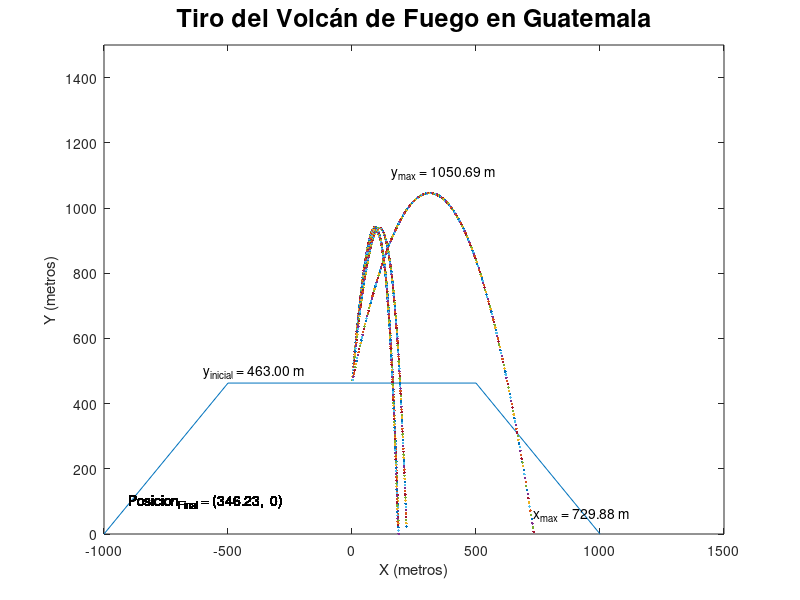

This chart was generated by the following MATLAB code:
close all
clear
clc

g = -9.8; % gravedad m/s² 
m = 10.68; % masa kg 
% r = 1.25 (f vol esfera) 
b= 0.47; 

for i = 1:4
    x(i, 1) = 0; 
    y(i, 1) = 463; 
    angulo(i) = 75 + rand(1) * 10; 
    vi(i) = 111.111 + rand(1) * 2; % 111.111
    vx(i, 1) = vi(i) * cosd(angulo(i));
    vy(i, 1) = vi(i) * sind(angulo(i));
    
end

for k = 1:1
    x(k, 1) = 0; 
    y(k, 1) = 463; 
    angulo(k) = 75; 
    vi(k) = 111.111; % 111.111
    vx(k, 1) = vi(k) * cosd(angulo(k));
    vy(k, 1) = vi(k) * sind(angulo(k));
    ymax = vi(k)^2 * sind(angulo(k)) ^ 2/abs(2*g); % -g 
    xmax = vi(k)^2* sind(2 * angulo(k)) ^ 2 / abs(g);
end 
%------------------
ti = 0; % tiempo inicial 
tf = (2 * vi(i) * sind(angulo(i))/abs(g)) + abs(sqrt(2 * y(i, 1) / g)); % tiempo final 
N = 350; % no. de pasos 
dt = (tf-ti)/N; % % tiempo sobre el numero de pasos 
disp(dt)
vf = sqrt(vx(i).^2 + vy(i).^2);
%------------------


% volcan 
triangX = [-1000 -500 500 1000]; % volcano  
triangY = [0 463 463 0];
plot(triangX, triangY);

% titulo y subtitulo 
texttitle = sprintf("Tiro del Volcán de Fuego en Guatemala");
titulo = title(texttitle, 'interpreter', 'tex');
set(titulo, "fontsize", 18); 

ylim([0,inf])
figure(1) 
hold on
% set(gcf,'position',[1000,1000,1000,1000])
text_xmax = sprintf("x_{max} = %.2f m", 2 * xmax(k) + 100);
text(2 * xmax(k) + 100, 0.1 * ymax(k), text_xmax)
text_ymax = sprintf("y_{max} = %.2f m", ymax(k) + 463);
text(xmax(k) / 2, (1.1 * ymax(k)) + 463, text_ymax)

tb = (2 * vi(k) * sind(angulo(k))/abs(g)) + abs(sqrt(2 * y(k) / g))/2; % tiempo final 
% text_tf = sprintf("t_{final} = %.2f m", tb);
% text(2 * xmax(k) + 100, ymax(k) + 20, text_tf)


disp(tb);


text_altura = sprintf("y_{inicial} = %.2f m", 463);
text(-600, 500, text_altura) % specific altitude


xlabel("X (metros)");
ylabel("Y (metros)");
axis([-1000 1500 0 1500])



t(1)  = ti;
for n = 1:N
  t(n+1)= ti + n*dt;
  
  for i = 1:4
  vx(i, n+1)=vx(i,n) * (1-b*dt/m);
  vy(i, n+1)=vy(i,n)*(1-b*dt/m)+g*dt;
  x(i, n+1) = x(i,n) + vx(i,n+1)*dt;
  y(i, n+1) = y(i,n) + vy(i,n+1)*dt;

  xplot = x(i, n+1);
  yplot = y(i, n+1);
  %symbol = text(xplot ,yplot, "." );
  pause(0.00000000000000000001);
  plot(xplot,yplot, ".");

  
  %delete(symbol); 
  if yplot <= 10
      disp(yplot);
      disp(xplot);
        text_tfinal = sprintf("Posicion_{Final} = (%.2f, %2.f)", 346.2321, 0);
        f = text(- 900, 100, text_tfinal);
      break; 
        
  end

  end 

  for k = 1:1 
  vx(k, n+1)=vx(k, n)*(1-0*dt/m);
  vy(k, n+1)=vy(k, n)*(1-0*dt/m)+g*dt;
  x(k,n+1) = x(k,n) + vx(k,n+1)*dt;
  y(k,n+1) = y(k,n) + vy(k,n+1)*dt;
  
  

  tplot = x(k,n+1);
  pplot = y(k,n+1);
  
  if pplot <= 20
      break
  end 
 
  pause(0.000000000000000001);
  plot(tplot, pplot, "");
  end 
  %plot(xplot,yplot, "*");
%   if pplot <= 20 || yplot <= 20
%       break
%   end 
  
end

text_tfinal = sprintf("Posicion_{Final} = (%.2f, %2.f)", xplot, yplot);
f = text(xplot - 900, yplot + 50, text_tfinal);
